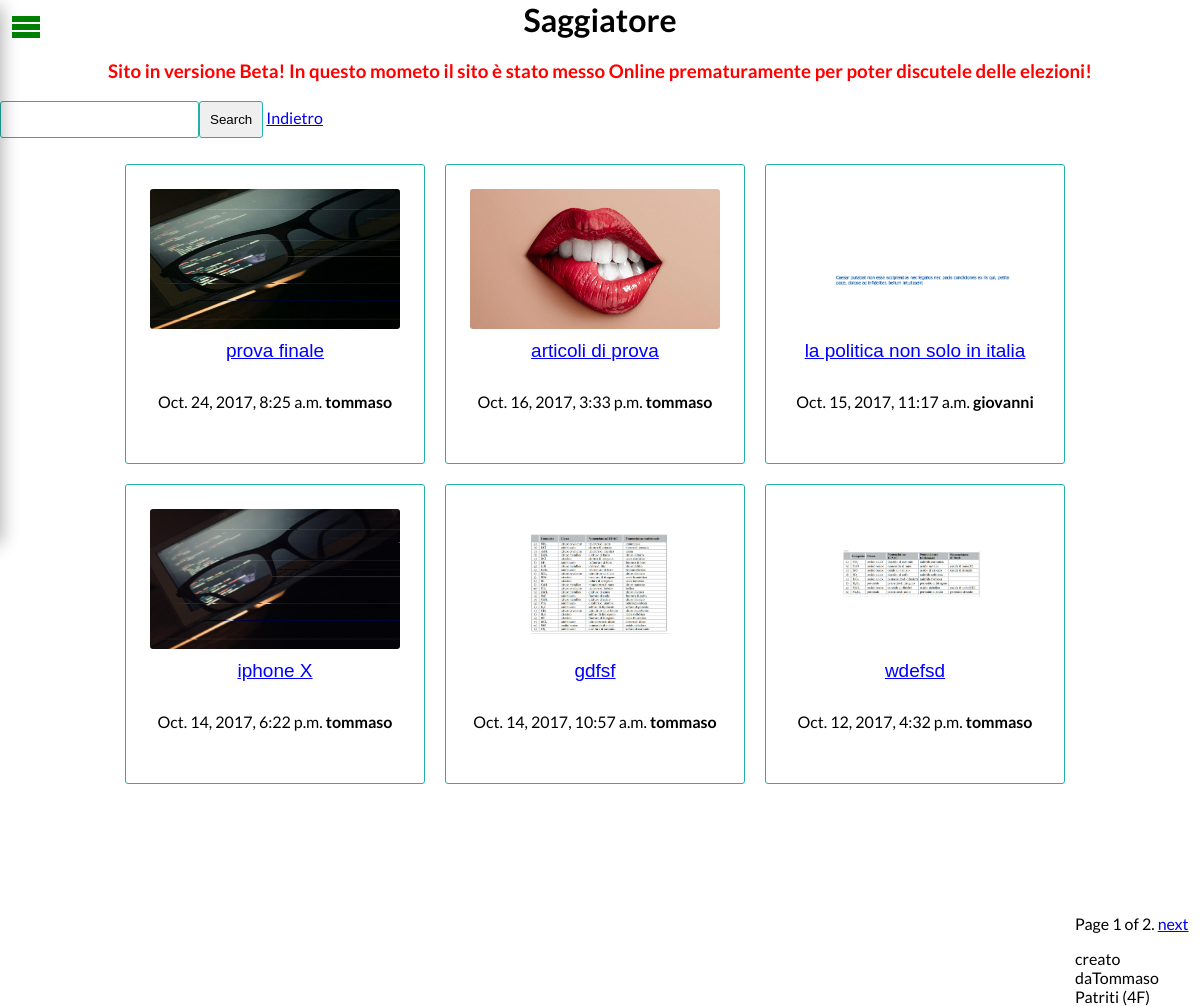
Before: / with the older database file.
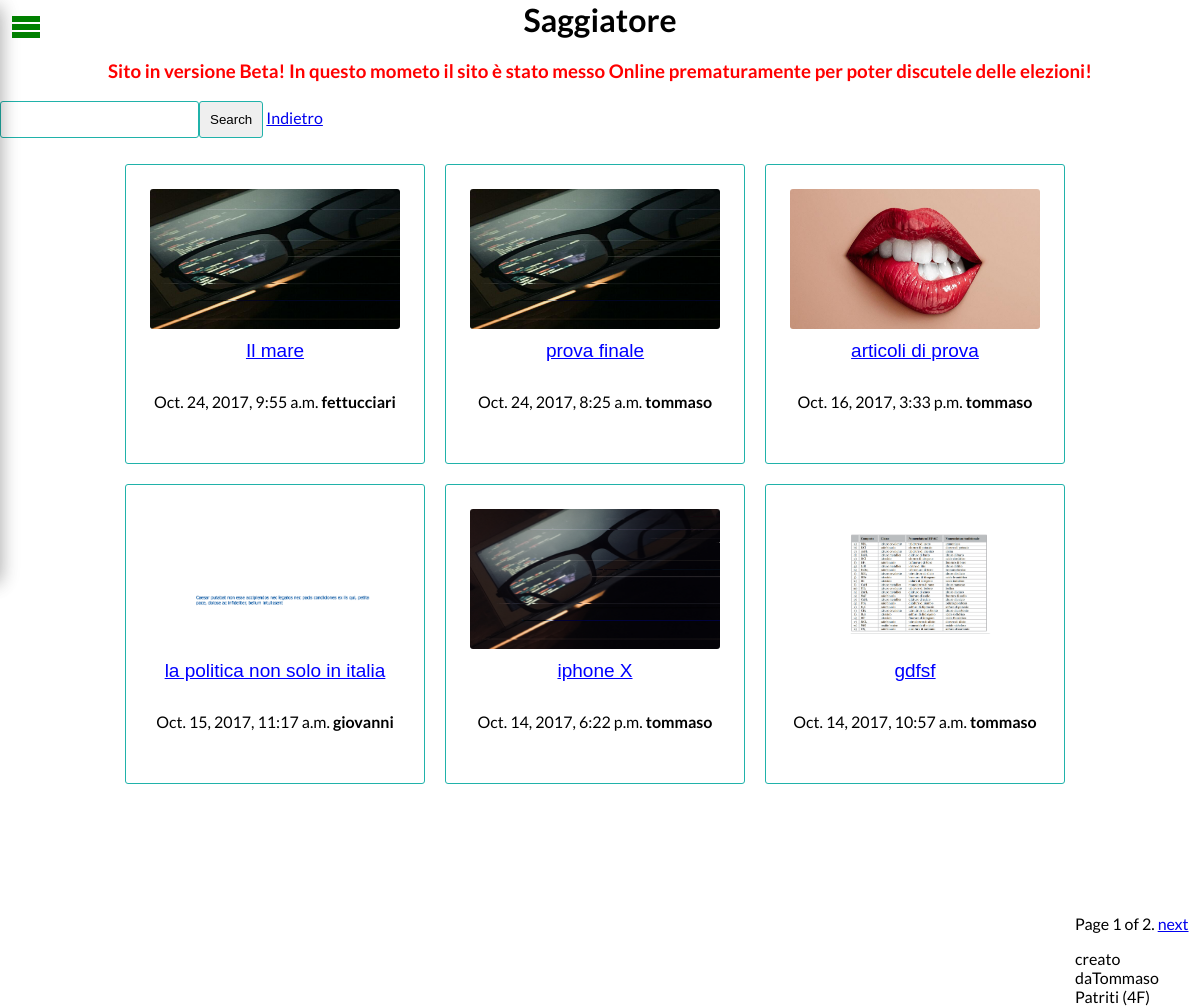
After: the same page with the newer database file.
### App/models.py (models this page shows, shortened)
class Articolo(models.Model):
    author = models.ForeignKey('auth.User')
    categorie = models.ForeignKey('Categoria')
    titolo = models.CharField(max_length=100)
    text = models.TextField()
    foto = models.FileField(upload_to='media')
    convalida= models.BooleanField(default=False)
    created_date = models.DateTimeField(
        default=timezone.now)
    published_date = models.DateTimeField(
        blank=True, null=True)
    class Meta:
        ordering = ["-published_date"]

### App/views.py (the view)
# urls.py: url(r'^$', views.lista_articoli, name='lista_articoli'),
@csrf_protect
def lista_articoli(request):
    articoli =  Articolo.objects.filter(convalida = True)
    categorie = Categoria.objects.all()
    autori = User.objects.all()
    form = CercaArticoli(request.GET)
    cerca = request.GET.get("q")
    filtro_categoria= request.GET.get("c")
    filtro_autori= request.GET.get("a")
    if form.is_valid():
        articoli = articoli.filter(Q(titolo__icontains=cerca)|
                                    Q(text__icontains=cerca))
    if filtro_categoria:
        articoli = articoli.filter(Q(categorie__categorie__exact=filtro_categoria))
    if filtro_autori:
        articoli = articoli.filter(Q(author__username=filtro_autori))
    paginator = Paginator(articoli, 6)
    page = request.GET.get('page')
    try:
        articoli = paginator.page(page)
    except PageNotAnInteger:
        articoli = paginator.page(1)
    except EmptyPage:
        articoli = paginator.page(paginator.num_pages)
    return render(request, 'articoli/lista_articoli.html', {'articoli' : articoli, 'form' : form, 'categorie': categorie, 'autori':autori})

### App/forms.py
class CercaArticoli(forms.Form):
    q = forms.CharField(label='nome', max_length="100")

### App/templates/articoli/lista_articoli.html (shortened to what this page needs)
{% extends 'articoli/base.html' %}
{% block content %}
<form method="GET" action=""> {{ form.q }}<input type="submit" value="Search"> <a href="/">Indietro</a></form>
<center>
<div class="colonna_centrale">
{% for articolo in articoli%}
 <center>
<form action="/vedi_tutto" method="get">
<div class="container hoverable" id="box" type="submit" name="q" value="{{ articolo.titolo }}">
<img class="foto-icona" src="{{articolo.foto.url}}" alt="...">
<input  type="submit" name="q" value="{{ articolo.titolo }}" class="bottone_titolo">
<br>
<br>
{{ articolo.published_date }}
<b>{{ articolo.author }}</b>
</form>
</div>
</center>
{% endfor %}
<div class="pagination">
    <span class="step-links">
        <span class="current">
            Page {{ articoli.number }} of {{ articoli.paginator.num_pages }}.
        </span>
        {% if articoli.has_next %}
            <a href="?page={{ articoli.next_page_number }}">next</a>
        {% endif %}
    </span>
    <p>creato da<a>Tommaso Patriti</a> (4F)</p>
</div>
{% endblock content %}

### App/templates/articoli/base.html (shortened to what this page needs)
{% load staticfiles %}
<html>
    <head>
        <link rel="stylesheet" href="{% static 'saggiatore-core.css' %}" )">
        <link rel="stylesheet" href="{% static 'login.css' %}">
    </head>
    <body>
<header>
      <div id="container">
        <center><h1 id="titolo">Saggiatore</h1><h3 style="color: red;"><b>Sito in versione Beta! In questo mometo il sito è stato messo Online prematuramente per poter discutele delle elezioni!</b></h3></center>
                  </div>
                        <center>
              <div id="menuButton"><a class="icon-menu"></a></div>
</header>
    </body>
</html>
  {% block content %}
{% endblock %}

### App/static/saggiatore-core.css (style rules this page uses)
*, *:after, *:before { -webkit-box-sizing: border-box; box-sizing: border-box; }
[class^="icon-"], [class*=" icon-"] { font-family: 'icomoon'; speak: none; font-style: normal; font-weight: normal; font-variant: normal; text-transform: none; line-height: 1; -webkit-font-smoothing: antialiased; -moz-osx-font-smoothing: grayscale; }
.icon-menu:before { content: "\e601"; }
header { width:100%; margin:0 auto; }
#menuButton { position: absolute; font-size:2em; color:#fff; margin:0px 10px; color: green; top: 10px; }
#menuButton a { cursor:pointer; transition:all 0.2s; }
body { background-image: url(sfondo.png); margin:0; padding:0; font-family: 'Lato', sans-serif; }
.container { float: left; margin: 10px; -webkit-transition: -webkit-box-shadow .25s; transition: -webkit-box-shadow .25s; transition: box-shadow .25s; transition: box-shadow .25s, -webkit-box-shadow .25s; padding: 24px; border-radius: 3px; background-color: #fff; height: 300px; width: 300px; border:solid 1px; border-color: #20B2AA; }
.hoverable { -webkit-transition: -webkit-box-shadow .25s; transition: -webkit-box-shadow .25s; transition: box-shadow .25s; transition: box-shadow .25s, -webkit-box-shadow .25s; }
.foto-icona { width: 250px; height: 140px; border-radius: 3px; }
input { padding: 10px; border-radius: 3px; border:solid 1px; border-color: #20B2AA; outline-color: none; }
.pagination { position: relative; top: 95%; }
.colonna_centrale { width: 970px; }
.bottone_titolo { border-color: transparent; background-color: transparent; font-size: 19px; color: blue; text-decoration: underline; }

Changed rows visible on the page:
no longer on this page (row unchanged): Articolo: foto (picture), q "wdefsd", published_date "Oct. 12, 2017, 4:32 p.m.", author "tommaso"
added Articolo: foto (picture), q "Il mare", published_date "Oct. 24, 2017, 9:55 a.m.", author "fettucciari"
